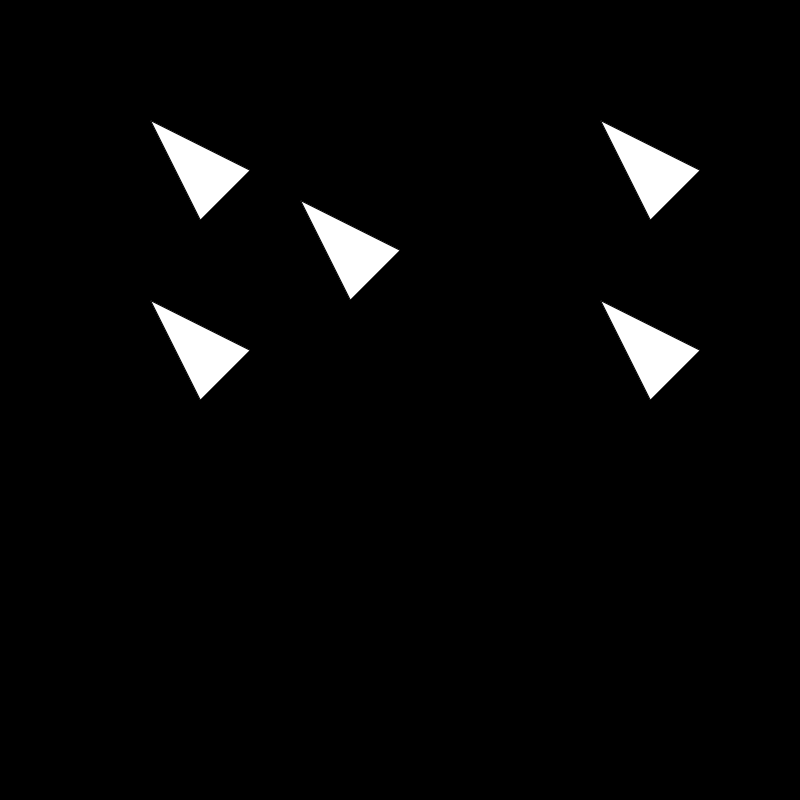
Frame 1 (no input)
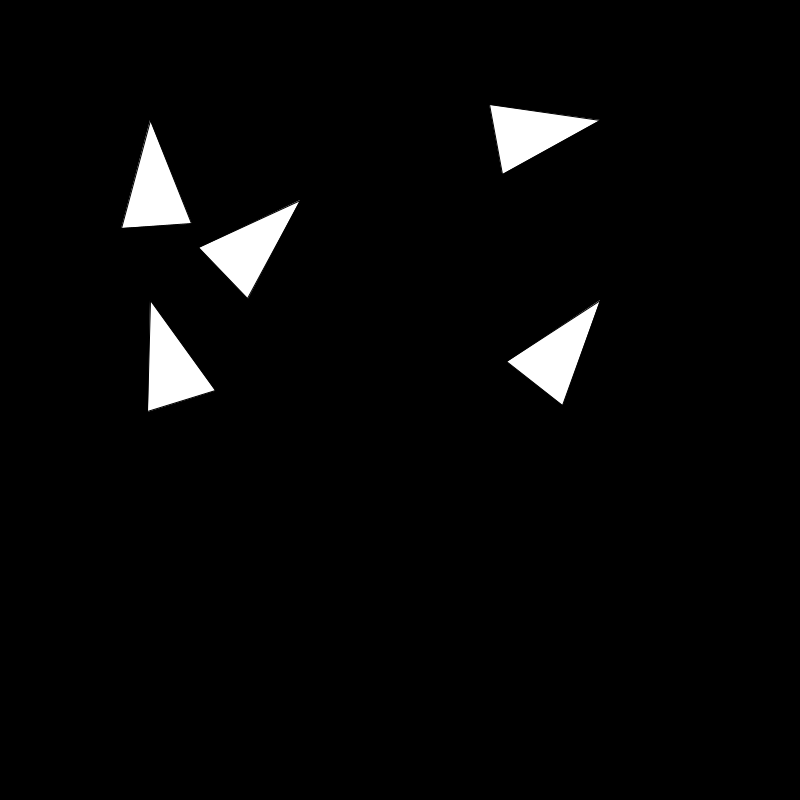
Frame 60 (the mouse pressed at the canvas centre just before this capture)
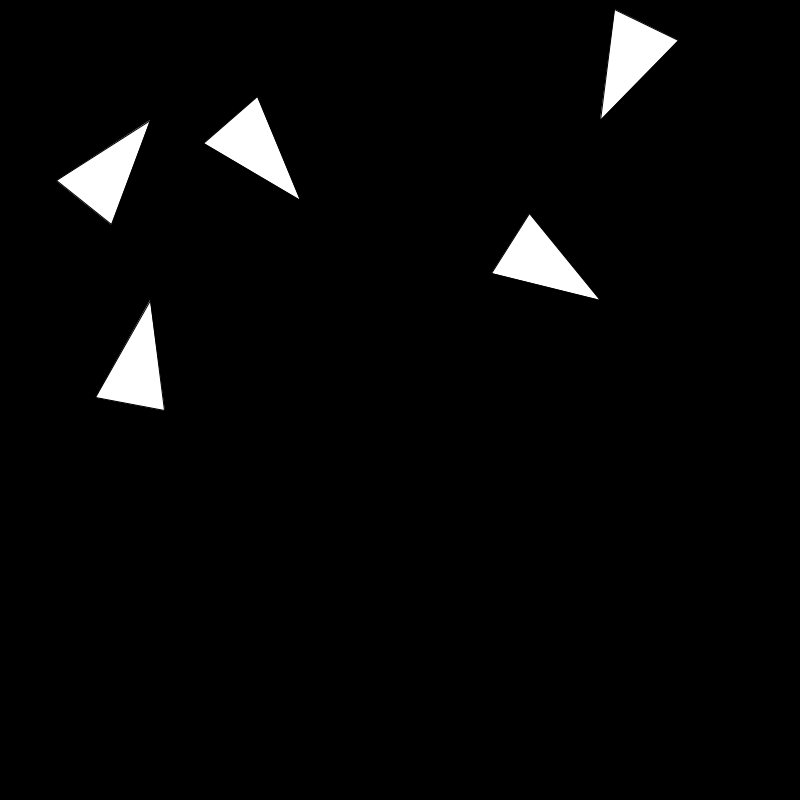
Frame 120 (the mouse held since frame 60 and released just before this capture)

The Processing sketch that drew these frames (run headless with seeded random() and noise(); from frame 60 on, the mouse is pressed at the canvas centre):

// Processing sketch: processing_61607
// ── processing_61607.pde

float r;


void setup(){
  size(800,800);

}


void draw (){
  background(0);

  translate(150,120);
  rotate(r/2);
  triangle(0,0,50,100,100,50);
  resetMatrix(); 
 
  
  translate(600,120);
  rotate(r*1.5);
  triangle(0,0,50,100,100,50);
  resetMatrix();
  
  translate(600,300);
  rotate(r);
  triangle(0,0,50,100,100,50);
  resetMatrix();
  
  translate(150,300);
  rotate(r/3);
  triangle(0,0,50,100,100,50);
  resetMatrix();
  
  translate(300,200);
  rotate(r*1.1);
  triangle(0,0,50,100,100,50);
  r+=PI/128;

}
